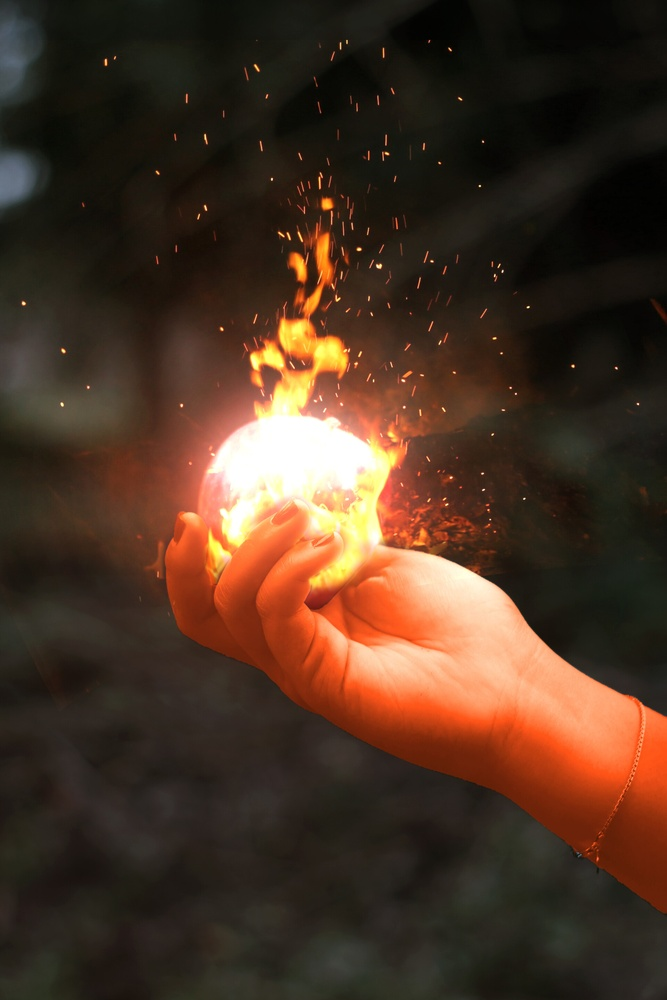
#> input picture fire_apple.jpg, 667 x 1000 px, shrunk from 1920 x 2880 before the run; the run also reads 1 picture not shown here
$ python metrik_estimation.py
#> lines starting #> are read from the running program, lines starting #| are printed output that depends on the picture; long printed decimals are rounded
#> further down, ORIGIN_IMG is the input picture: PIL image 667x1000 RGB; mean R, G, B 74.1, 51.1, 35.8
### metriks.py
from PIL import Image, ImageFilter
import numpy as np

def max_absolute_deviation(origin, new_img):
    array1 = np.array(origin)
    array2 = np.array(new_img)

    absolute_diff = np.abs(array1 - array2)
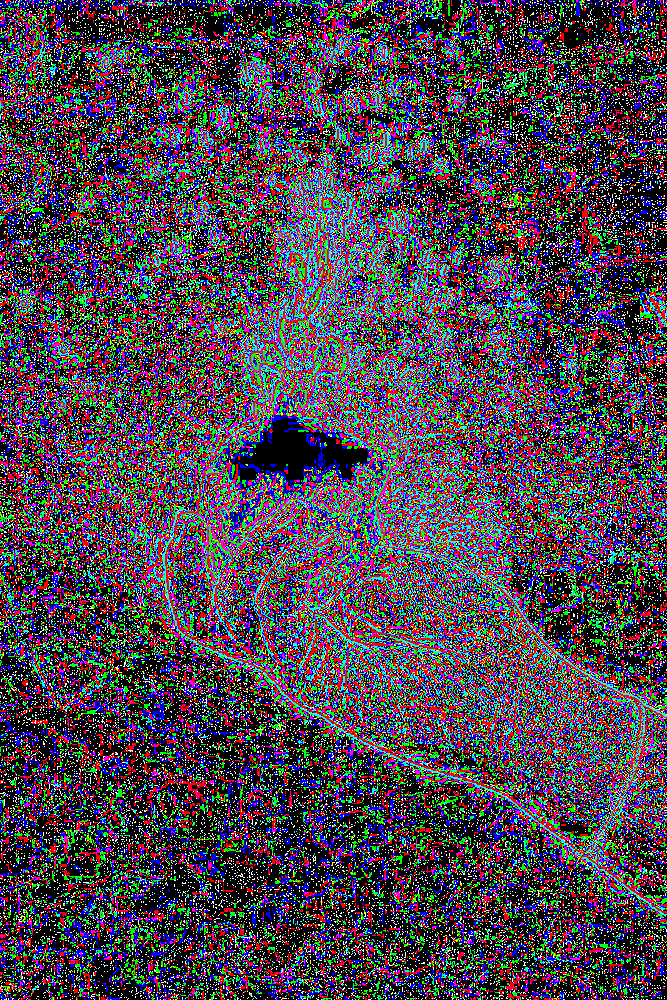
#> absolute_diff: shape (1000, 667, 3); mean R, G, B 75.5, 66.6, 78.5

    max_deviation = np.max(absolute_diff)
#> max_deviation = 255
#| 255

    return max_deviation

# [11 lines left out: function root_mean_square_deviation, not called in this run]

def normalized_root_mean_square_deviation(origin, new_img):

    array1 = np.array(origin)
    array2 = np.array(new_img)

    rmsd = np.sqrt(np.mean((array1 - array2) ** 2))
#> rmsd = 1.86

    nrmse = rmsd / (np.max(array1) - np.min(array1))
#> nrmse = 0.00731
#| 0.007313

    return nrmse

# [51 lines left out: functions snr, minkowski_distance, laplacian_rmse, psnr, not called in this run]

def uiqi(origin, new_img):
    array1 = np.array(origin)
    array2 = np.array(new_img)

    mean1 = np.mean(array1)
#> mean1 = 53.69
    mean2 = np.mean(array2)
#> mean2 = 53.74

    cov = np.mean((array1 - mean1) * (array2 - mean2))
#> cov = 3597.3

    var1 = np.mean((array1 - mean1) ** 2)
#> var1 = 3591.1
    var2 = np.mean((array2 - mean2) ** 2)
#> var2 = 3608.1

    structural_similarity = (2 * cov) / (var1 + var2)
#> structural_similarity = 0.999

    brightness_similarity = (2 * mean1 * mean2) / (mean1 ** 2 + mean2 ** 2)
#> brightness_similarity = 1

    color_similarity = (2 * np.sqrt(var1) * np.sqrt(var2)) / (var1 + var2)
#> color_similarity = 1

    uiqi_value = structural_similarity * brightness_similarity * color_similarity
#> uiqi_value = 0.999

    return uiqi_value

### metrik_estimation.py
from PIL import Image
import metriks


ORIGIN_IMG = Image.open('fire_apple.jpg')
NEW_IMG = Image.open('encoded_image.png')

print(metriks.max_absolute_deviation(ORIGIN_IMG,NEW_IMG))
print(metriks.normalized_root_mean_square_deviation(ORIGIN_IMG,NEW_IMG))
print(metriks.uiqi(ORIGIN_IMG,NEW_IMG))
#| 0.9994
